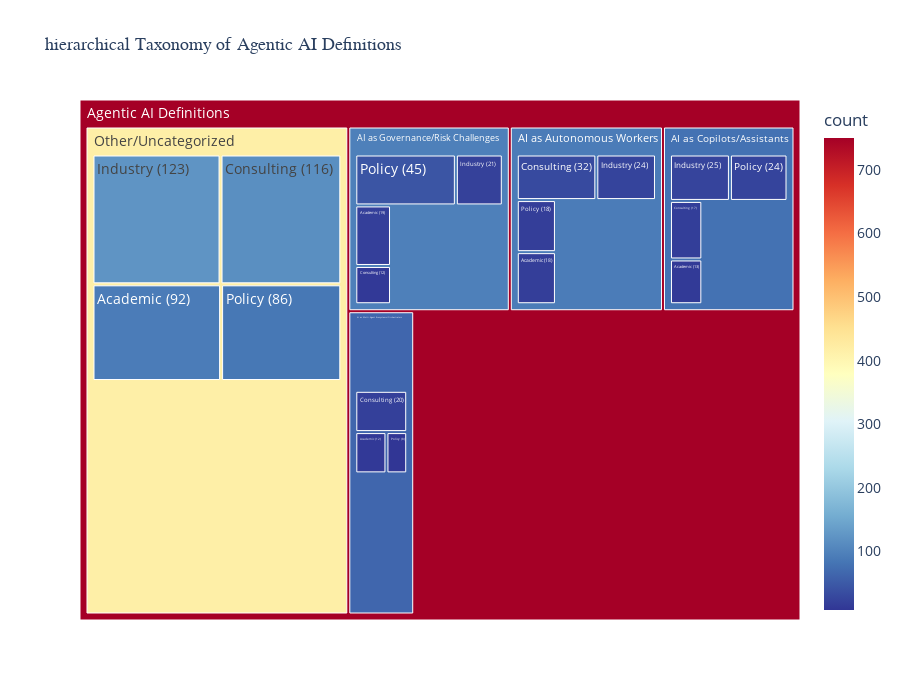

Here is the notebook cell this chart was saved with:
### Code cell
# Add root node
root_count = df_definitions.shape[0]
df_treemap = pd.concat([
    pd.DataFrame([{'category': 'Agentic AI Definitions', 'count': root_count, 'parent': ''}]),
    df_treemap
], ignore_index=True)

# Treemap using Plotly
fig = px.treemap(
    df_treemap,
    names='category',
    parents='parent',
    values='count',
    title='hierarchical Taxonomy of Agentic AI Definitions',
    color='count',
    color_continuous_scale='RdYlBu_r'
)

fig.update_layout(
    font=dict(size=14),
    title_font=dict(size=18, family='Arial Black'),
    height=700
)

fig.write_html(TAXONOMY_DIR / 'taxonomy_treemap.html')
fig.show()

print(f"💾 Treemap saved to: {TAXONOMY_DIR / 'taxonomy_treemap.html'}")

### Figure 1 — Plotly figure (JSON) as saved in the notebook; plotly's stock layout.template omitted (floating-point values rounded to 4 significant figures)
{"data": [{"domain": {"x": [0, 1], "y": [0, 1]}, "hovertemplate": "category=%{label}<br>count=%{color}<br>parent=%{parent}<extra></extra>", "labels": ["Agentic AI Definitions", "AI as Copilots/Assistants", "Industry (25)", "Consulting (17)", "Policy (24)", "Academic (13)", "AI as Autonomous Workers", "Industry (24)", "Consulting (32)", "Policy (18)", "Academic (18)", "AI as Multi-Agent Ecosystems/Orchestrators", "Industry (25)", "Consulting (20)", "Policy (8)", "Academic (12)", "AI as Governance/Risk Challenges", "Industry (21)", "Consulting (12)", "Policy (45)", "Academic (19)", "Other/Uncategorized", "Industry (123)", "Consulting (116)", "Policy (86)", "Academic (92)"], "marker": {"coloraxis": "coloraxis", "colors": [750, 79, 25, 17, 24, 13, 92, 24, 32, 18, 18, 65, 25, 20, 8, 12, 97, 21, 12, 45, 19, 417, 123, 116, 86, 92]}, "name": "", "parents": ["", "Agentic AI Definitions", "AI as Copilots/Assistants", "AI as Copilots/Assistants", "AI as Copilots/Assistants", "AI as Copilots/Assistants", "Agentic AI Definitions", "AI as Autonomous Workers", "AI as Autonomous Workers", "AI as Autonomous Workers", "AI as Autonomous Workers", "Agentic AI Definitions", "AI as Multi-Agent Ecosystems/Orchestrators", "AI as Multi-Agent Ecosystems/Orchestrators", "AI as Multi-Agent Ecosystems/Orchestrators", "AI as Multi-Agent Ecosystems/Orchestrators", "Agentic AI Definitions", "AI as Governance/Risk Challenges", "AI as Governance/Risk Challenges", "AI as Governance/Risk Challenges", "AI as Governance/Risk Challenges", "Agentic AI Definitions", "Other/Uncategorized", "Other/Uncategorized", "Other/Uncategorized", "Other/Uncategorized"], "type": "treemap", "values": [750, 79, 25, 17, 24, 13, 92, 24, 32, 18, 18, 65, 25, 20, 8, 12, 97, 21, 12, 45, 19, 417, 123, 116, 86, 92]}], "layout": {"coloraxis": {"colorbar": {"title": {"text": "count"}}, "colorscale": [[0, "rgb(49,54,149)"], [0.1, "rgb(69,117,180)"], [0.2, "rgb(116,173,209)"], [0.3, "rgb(171,217,233)"], [0.4, "rgb(224,243,248)"], [0.5, "rgb(255,255,191)"], [0.6, "rgb(254,224,144)"], [0.7, "rgb(253,174,97)"], [0.8, "rgb(244,109,67)"], [0.9, "rgb(215,48,39)"], [1, "rgb(165,0,38)"]]}, "font": {"size": 14}, "height": 700, "legend": {"tracegroupgap": 0}, "title": {"font": {"family": "Arial Black", "size": 18}, "text": "hierarchical Taxonomy of Agentic AI Definitions"}}}
